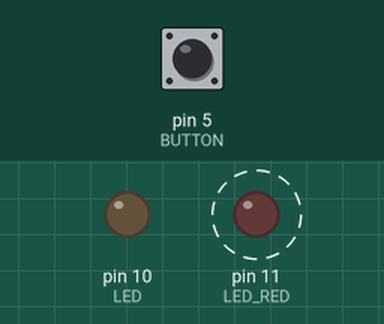
Bench run of a sketch on a simulated Arduino Uno, built with avr-gcc and run on an emulated ATmega328P. On the bench: output pins drawn as LEDs (lit = HIGH). Dashed ring = blinking. The test bench sets the inputs (shaded band); at power-on: pin 5 (BUTTON) HIGH.

Above: at 1.2 s.
1.3 s: pin 5 (BUTTON) pulsed LOW 5 times (0.12 s each, 0.3 s apart)
At 2.3 s:
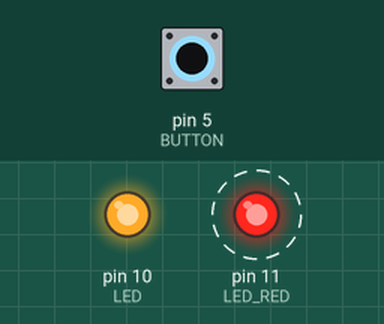
5.8 s: pin 5 (BUTTON) pulled LOW for 0.15 s
At 6.8 s:
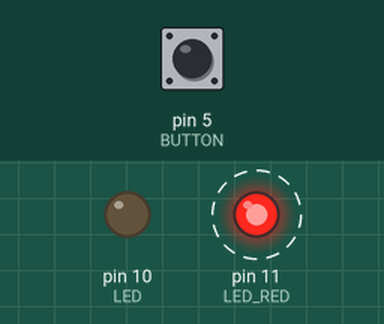
Timing chart, 0 to 14.9 s (numbered marks = the images above; inputs shaded):
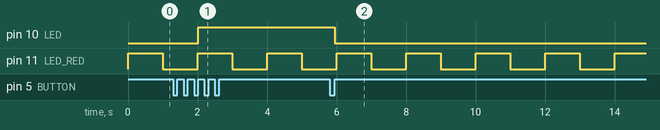

The sketch:

Automat_20_10_2020.ino
```cpp
#define LED 10
#define LED_RED 11
#define BUTTON 5
unsigned long start;
int ledStuff = 0, buttonStuff = 0, lastStuff = 1, now = 0, redLedStuff = 0;
void setup(){
  pinMode(LED,OUTPUT);
  pinMode(LED_RED,OUTPUT);
  pinMode(BUTTON,INPUT_PULLUP);
}
void buttonAction(void (*innerFunction)()){
  if((now = digitalRead(BUTTON)) != lastStuff){
    if (now == 1 && lastStuff == 0){
      (*innerFunction)();
    }
    lastStuff = now;
  }
}
void ledAction(int type){
  digitalWrite(LED_RED, type);
  if(millis() - start >= 1000){
    redLedStuff = type;
    start = millis();
  }
}
void loop(){
  switch(redLedStuff){
  	case 0:
    	ledAction(1);
    	break;
    case 1:
    	ledAction(0);
    	break;
  }

  switch(buttonStuff){
  	case 0:
    buttonAction([](void){buttonStuff = 1;});
    	break;
    case 1:
    buttonAction([](void){buttonStuff = 2;});
    	break;
    case 2:
    buttonAction([](void){buttonStuff = 0;
      	ledStuff = (ledStuff == 1) ? 0 : 1;
      	digitalWrite(LED,ledStuff);
    });
    	break;
  }
}
```

Measured:
- after the input at 1.3 s, pin 10 (LED): LOW → HIGH after 0.72 s
- after the input at 5.8 s, pin 10 (LED): HIGH → LOW after 0.15 s
- by itself, pin 11 (LED_RED): alternates HIGH for 1.0 s and LOW for 1.0 s
